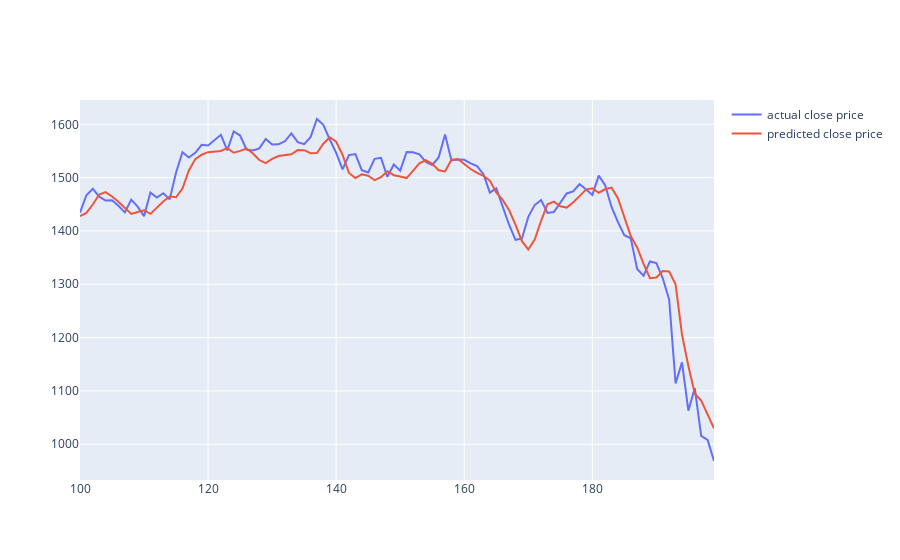

Notebook code cell kept with this figure:
### Code cell
fig = go.Figure()
fig.add_trace(go.Scatter(x=df.index[100:200], y=y_test[100:200,0], mode='lines', name='actual close price'))
fig.add_trace(go.Scatter(x=df.index[100:200], y= y_test_pred[100:200,0], mode='lines', name='predicted close price'))


# fig.update_yaxes(range=[1000, 1500])
